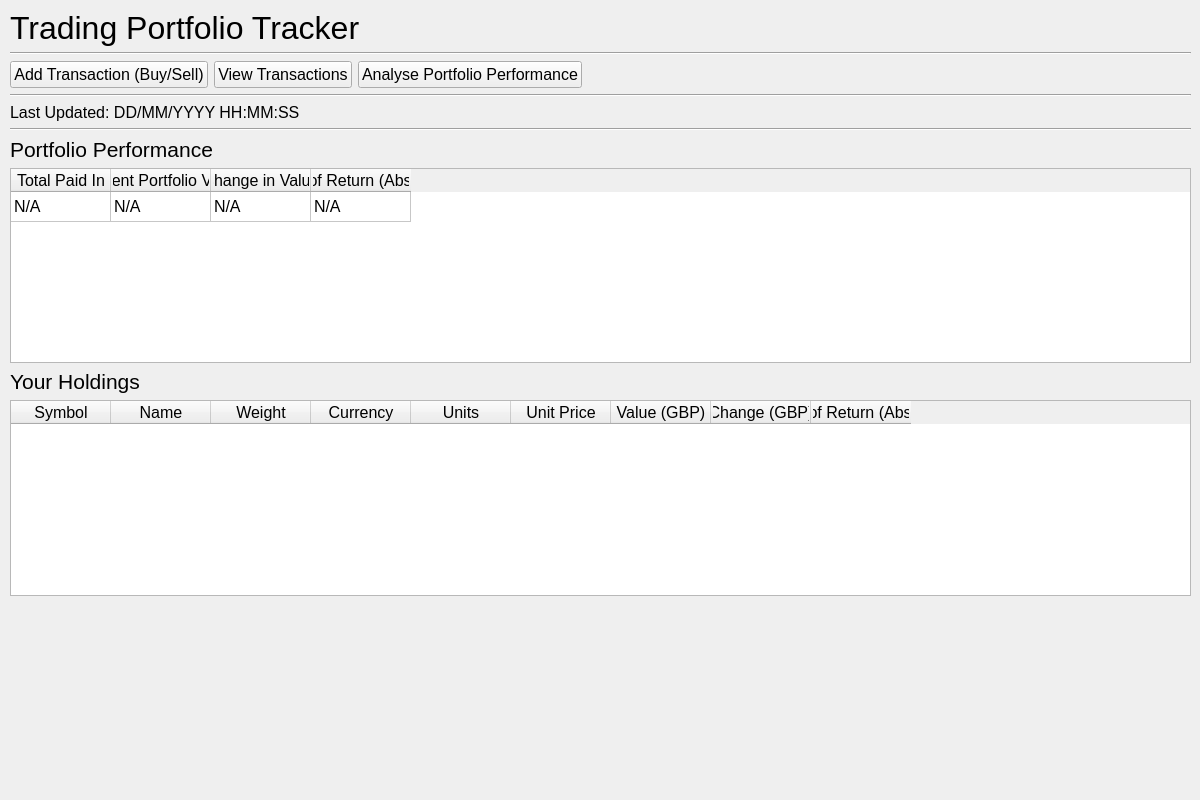
<?xml version="1.0" encoding="UTF-8"?>
<ui version="4.0">
 <class>main_window</class>
 <widget class="QMainWindow" name="main_window">
  <property name="geometry">
   <rect>
    <x>0</x>
    <y>0</y>
    <width>1200</width>
    <height>800</height>
   </rect>
  </property>
  <property name="font">
   <font>
    <pointsize>12</pointsize>
   </font>
  </property>
  <property name="windowTitle">
   <string>Trading Portfolio Tracker – Portfolio</string>
  </property>
  <widget class="QWidget" name="central_widget">
   <widget class="QWidget" name="verticalLayoutWidget">
    <property name="geometry">
     <rect>
      <x>10</x>
      <y>10</y>
      <width>1181</width>
      <height>781</height>
     </rect>
    </property>
    <layout class="QVBoxLayout" name="vert_layout_window">
     <item>
      <widget class="QLabel" name="lbl_app_header">
       <property name="font">
        <font>
         <pointsize>24</pointsize>
        </font>
       </property>
       <property name="text">
        <string>Trading Portfolio Tracker</string>
       </property>
      </widget>
     </item>
     <item>
      <widget class="Line" name="hori_line_header">
       <property name="orientation">
        <enum>Qt::Horizontal</enum>
       </property>
      </widget>
     </item>
     <item>
      <layout class="QHBoxLayout" name="hori_layout_btns">
       <item>
        <widget class="QPushButton" name="btn_add_transaction">
         <property name="font">
          <font>
           <pointsize>12</pointsize>
          </font>
         </property>
         <property name="text">
          <string>Add Transaction (Buy/Sell)</string>
         </property>
        </widget>
       </item>
       <item>
        <widget class="QPushButton" name="btn_view_transactions">
         <property name="text">
          <string>View Transactions</string>
         </property>
        </widget>
       </item>
       <item>
        <widget class="QPushButton" name="btn_view_portfolio_perf">
         <property name="font">
          <font>
           <pointsize>12</pointsize>
          </font>
         </property>
         <property name="text">
          <string>Analyse Portfolio Performance</string>
         </property>
        </widget>
       </item>
       <item>
        <spacer name="hori_spacer_btns">
         <property name="orientation">
          <enum>Qt::Horizontal</enum>
         </property>
         <property name="sizeType">
          <enum>QSizePolicy::Expanding</enum>
         </property>
         <property name="sizeHint" stdset="0">
          <size>
           <width>40</width>
           <height>20</height>
          </size>
         </property>
        </spacer>
       </item>
      </layout>
     </item>
     <item>
      <widget class="Line" name="hori_line_buttons">
       <property name="orientation">
        <enum>Qt::Horizontal</enum>
       </property>
      </widget>
     </item>
     <item>
      <widget class="QLabel" name="lbl_last_updated">
       <property name="text">
        <string>Last Updated: DD/MM/YYYY HH:MM:SS</string>
       </property>
      </widget>
     </item>
     <item>
      <widget class="Line" name="hori_line_last_updated">
       <property name="orientation">
        <enum>Qt::Horizontal</enum>
       </property>
      </widget>
     </item>
     <item>
      <widget class="QLabel" name="lbl_portfolio_perf">
       <property name="font">
        <font>
         <pointsize>16</pointsize>
        </font>
       </property>
       <property name="text">
        <string>Portfolio Performance</string>
       </property>
      </widget>
     </item>
     <item>
      <widget class="QTableWidget" name="table_widget_returns">
       <property name="showGrid">
        <bool>true</bool>
       </property>
       <property name="cornerButtonEnabled">
        <bool>false</bool>
       </property>
       <attribute name="verticalHeaderVisible">
        <bool>false</bool>
       </attribute>
       <row>
        <property name="text">
         <string>Values</string>
        </property>
       </row>
       <column>
        <property name="text">
         <string>Total Paid In</string>
        </property>
       </column>
       <column>
        <property name="text">
         <string>Current Portfolio Value</string>
        </property>
       </column>
       <column>
        <property name="text">
         <string>Change in Value</string>
        </property>
       </column>
       <column>
        <property name="text">
         <string>Rate of Return (Absolute)</string>
        </property>
       </column>
       <item row="0" column="0">
        <property name="text">
         <string>N/A</string>
        </property>
       </item>
       <item row="0" column="1">
        <property name="text">
         <string>N/A</string>
        </property>
       </item>
       <item row="0" column="2">
        <property name="text">
         <string>N/A</string>
        </property>
       </item>
       <item row="0" column="3">
        <property name="text">
         <string>N/A</string>
        </property>
       </item>
      </widget>
     </item>
     <item>
      <widget class="QLabel" name="lbl_holdings">
       <property name="font">
        <font>
         <pointsize>16</pointsize>
        </font>
       </property>
       <property name="text">
        <string>Your Holdings</string>
       </property>
      </widget>
     </item>
     <item>
      <widget class="QTableWidget" name="table_widget_portfolio">
       <property name="sizePolicy">
        <sizepolicy hsizetype="Expanding" vsizetype="Expanding">
         <horstretch>0</horstretch>
         <verstretch>0</verstretch>
        </sizepolicy>
       </property>
       <property name="font">
        <font>
         <pointsize>12</pointsize>
        </font>
       </property>
       <property name="frameShape">
        <enum>QFrame::StyledPanel</enum>
       </property>
       <property name="frameShadow">
        <enum>QFrame::Sunken</enum>
       </property>
       <property name="sizeAdjustPolicy">
        <enum>QAbstractScrollArea::AdjustToContentsOnFirstShow</enum>
       </property>
       <property name="editTriggers">
        <set>QAbstractItemView::NoEditTriggers</set>
       </property>
       <property name="alternatingRowColors">
        <bool>true</bool>
       </property>
       <property name="selectionMode">
        <enum>QAbstractItemView::NoSelection</enum>
       </property>
       <property name="selectionBehavior">
        <enum>QAbstractItemView::SelectRows</enum>
       </property>
       <property name="sortingEnabled">
        <bool>true</bool>
       </property>
       <property name="cornerButtonEnabled">
        <bool>false</bool>
       </property>
       <attribute name="horizontalHeaderVisible">
        <bool>true</bool>
       </attribute>
       <attribute name="horizontalHeaderCascadingSectionResizes">
        <bool>false</bool>
       </attribute>
       <attribute name="horizontalHeaderStretchLastSection">
        <bool>false</bool>
       </attribute>
       <attribute name="verticalHeaderVisible">
        <bool>false</bool>
       </attribute>
       <attribute name="verticalHeaderCascadingSectionResizes">
        <bool>false</bool>
       </attribute>
       <column>
        <property name="text">
         <string>Symbol</string>
        </property>
       </column>
       <column>
        <property name="text">
         <string>Name</string>
        </property>
       </column>
       <column>
        <property name="text">
         <string>Weight</string>
        </property>
       </column>
       <column>
        <property name="text">
         <string>Currency</string>
        </property>
       </column>
       <column>
        <property name="text">
         <string>Units</string>
        </property>
       </column>
       <column>
        <property name="text">
         <string>Unit Price</string>
        </property>
       </column>
       <column>
        <property name="text">
         <string>Value (GBP)</string>
        </property>
       </column>
       <column>
        <property name="text">
         <string>Change (GBP)</string>
        </property>
       </column>
       <column>
        <property name="text">
         <string>Rate of Return (Absolute)</string>
        </property>
       </column>
      </widget>
     </item>
     <item>
      <spacer name="vert_spacer_app">
       <property name="orientation">
        <enum>Qt::Vertical</enum>
       </property>
       <property name="sizeHint" stdset="0">
        <size>
         <width>20</width>
         <height>40</height>
        </size>
       </property>
      </spacer>
     </item>
    </layout>
   </widget>
  </widget>
 </widget>
 <resources/>
 <connections/>
</ui>
